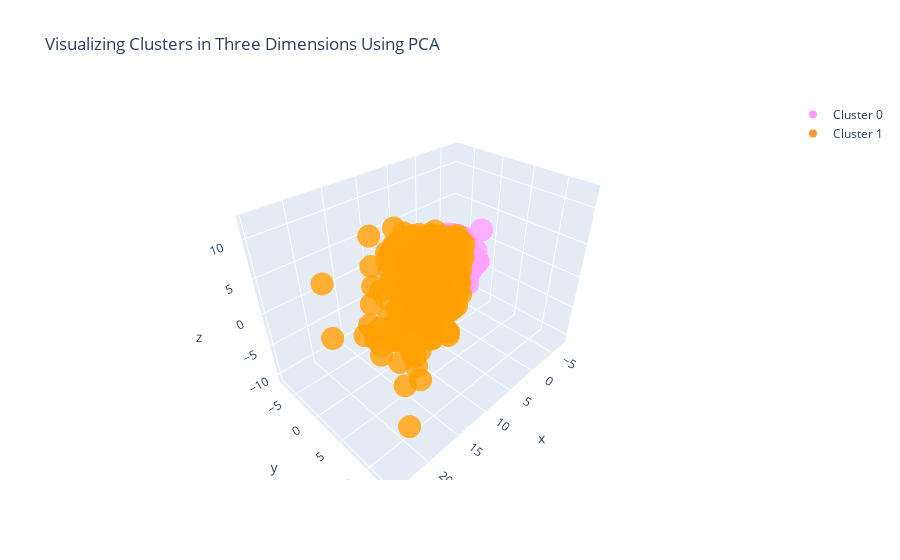

Notebook code cell kept with this figure:
### Code cell
#trace1 is for 'Cluster 0'
trace1 = go.Scatter3d(
                    x = cluster0["PC1_3d"],
                    y = cluster0["PC2_3d"],
                    z = cluster0["PC3_3d"],
                    mode = "markers",
                    name = "Cluster 0",
                    marker = dict(color = 'rgba(255, 128, 255, 0.8)'),
                    text = None)

#trace2 is for 'Cluster 1'
trace2 = go.Scatter3d(
                    x = cluster1["PC1_3d"],
                    y = cluster1["PC2_3d"],
                    z = cluster1["PC3_3d"],
                    mode = "markers",
                    name = "Cluster 1",
                    marker = dict(color = 'rgba(255, 128, 2, 0.8)'),
                    text = None)


data = [trace1, trace2]

title = "Visualizing Clusters in Three Dimensions Using PCA"

layout = dict(title = title,
              xaxis= dict(title= 'PC1',ticklen= 5,zeroline= False),
              yaxis= dict(title= 'PC2',ticklen= 5,zeroline= False)
             )

fig = dict(data = data, layout = layout)

iplot(fig)

### Figure 1 — Plotly figure (JSON) as saved in the notebook; plotly's stock layout.template omitted (floating-point values rounded to 4 significant figures; data arrays with more than 128 entries replaced by an {"elided": "..."} marker saying what was removed)
{"data": [{"marker": {"color": "rgba(255, 128, 255, 0.8)"}, "mode": "markers", "name": "Cluster 0", "type": "scatter3d", "x": {"elided": "9106 float values"}, "y": {"elided": "9106 float values"}, "z": {"elided": "9106 float values"}}, {"marker": {"color": "rgba(255, 128, 2, 0.8)"}, "mode": "markers", "name": "Cluster 1", "type": "scatter3d", "x": {"elided": "894 float values"}, "y": {"elided": "894 float values"}, "z": {"elided": "894 float values"}}], "layout": {"title": {"text": "Visualizing Clusters in Three Dimensions Using PCA"}, "xaxis": {"ticklen": 5, "title": {"text": "PC1"}, "zeroline": false}, "yaxis": {"ticklen": 5, "title": {"text": "PC2"}, "zeroline": false}}}
